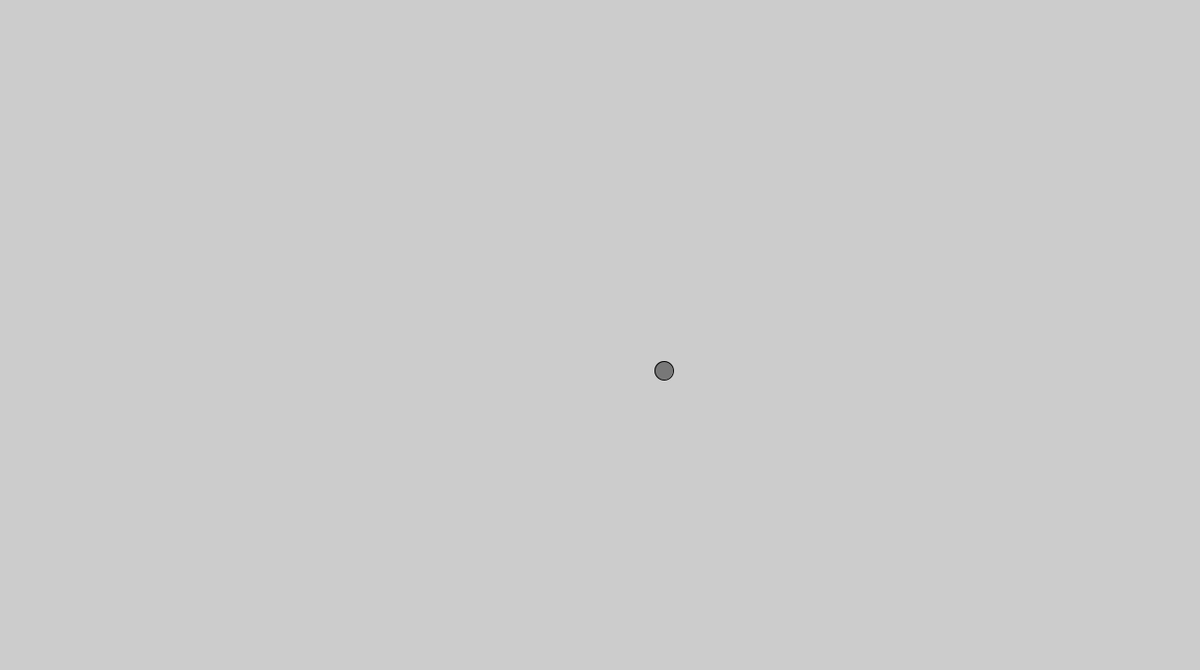
Frame 1 (no input)
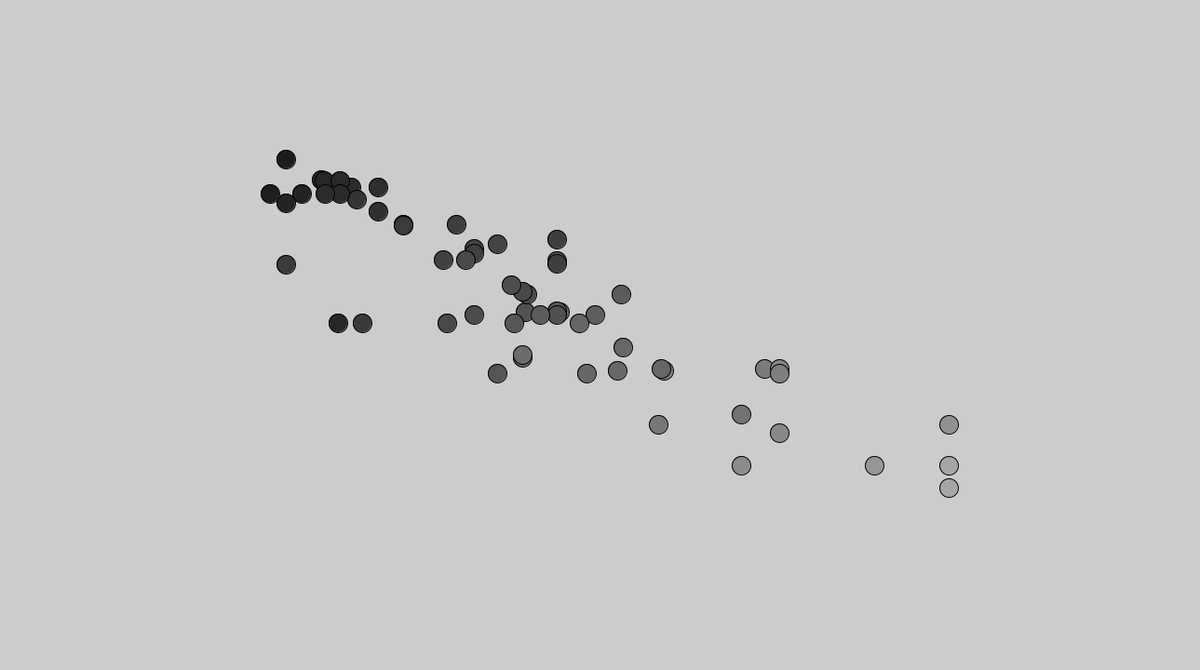
Frame 60 (the mouse pressed at the canvas centre just before this capture)
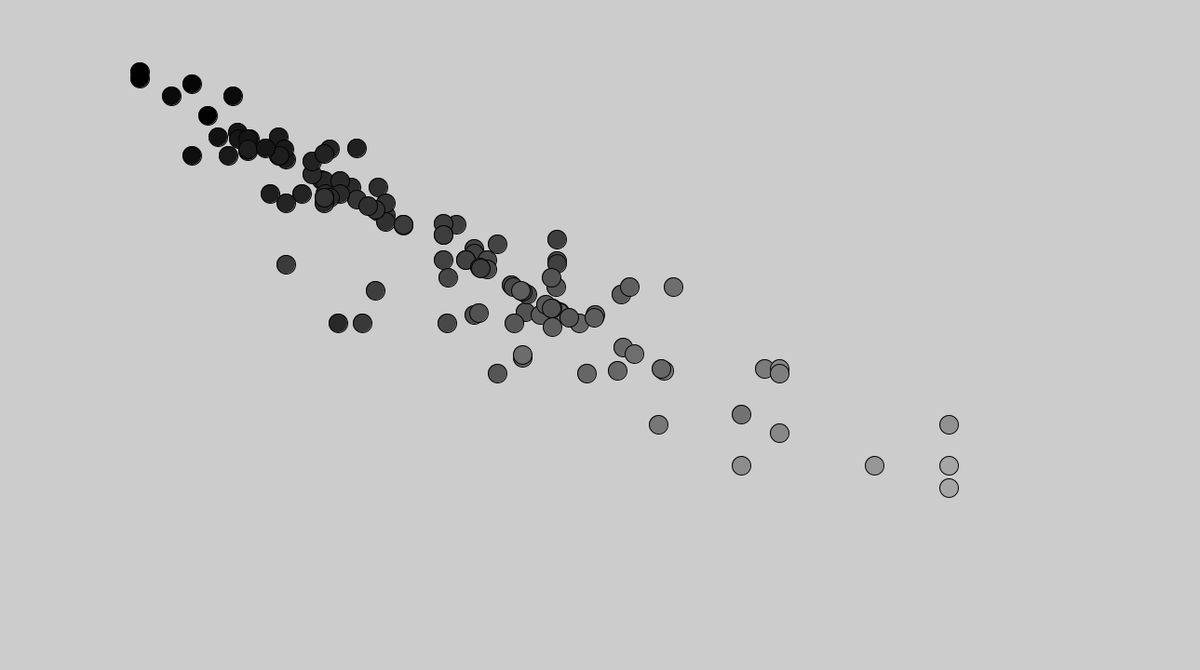
Frame 120 (the mouse held since frame 60 and released just before this capture)

The Processing sketch that drew these frames (run headless with seeded random() and noise(); from frame 60 on, the mouse is pressed at the canvas centre):

// Processing sketch: PerlinTest
// ── PerlinTest.pde
PerlinDots dot;
float t;
void setup()
{
  size(1289,720);
  frameRate(10);
  dot = new PerlinDots();
  t = 0;
}

void draw()
{
  //background(255);
  //fill(0);
  //t = t+0.05;
  //float x = noise(t);
  //x = map(x, 0,1, 0,width);
  //ellipse(x, height/2, 150,150);
  t= t +0.05;
  int col1 = (int)map(noise(t),0,1, 0,255);
  int col2 = (int)map(noise(t),0,1, 0,255);
  int col3 = (int)map(noise(t),0,1, 0,255);
  dot.makeDots(col1, col2, col3);
}
// ── perlinDots.pde
 class PerlinDots{
   int x;
   int y;
   PerlinDots()
   {
     x = width/2;
     y = height/2;
     t = 0;
   }
  private void increment_T(float val)
  {
    t = t + val;
  }
  void makeDots(int col1, int col2, int col3){
    
    increment_T(0.05);
    float x_perlin = noise(t);
    int x_change = (int)map(x_perlin, 0,1, 0,width);
    float y_perlin = noise(t);
    int y_change = (int)map(y_perlin, 0,1, 0,height);
    //int choice = (int)random(4);
    //if(choice == 0)
    //{
    //  x = x + x_change;
    //}
    //else if(choice == 1)
    //{
    //  x = x-x_change;
    //}
    //else if(choice==2)
    //{
    //  y = y + y_change;
    //}
    //else
    //{
    //  y = y - y_change;
    //}
   
   
    float choice = random(1);
    if(choice<0.3)
    {
      x=x_change;
    }
    else if(choice<0.6)
    {
      y = y_change;
    }
    else
    {
      x = x_change;
      y = y_change;
    }
    x = constrain(x, 0, width-1);
    y = constrain(y, 0, height-1);  
    fill(col1-30,col2-30,col3-30);
    ellipse(x, y, 20,20);
    print("x= %d, y=%d\n",x_change,y_change);
    print("\n");

  }
 }
